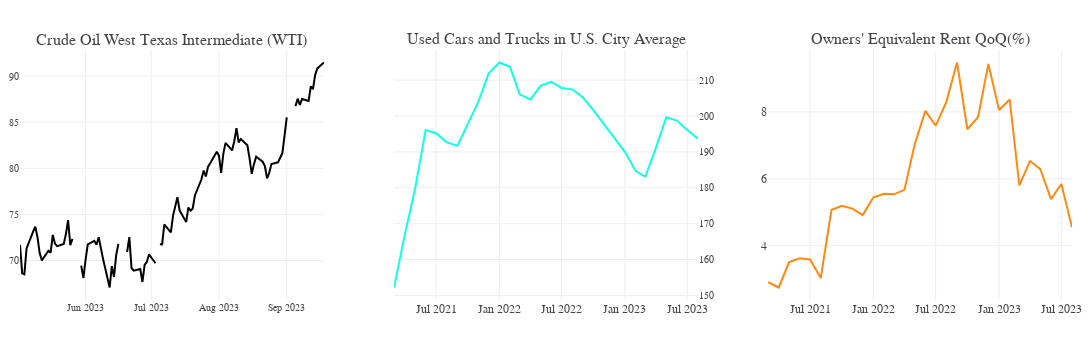

Notebook code cell kept with this figure:
### Code cell
def get_detail_commodity_data(fred):

    used_car = fred.get_series("CUSR0000SETA02").reset_index(name = "Used Cars and Trucks in U.S. City Average")
    owner_rent = fred.get_series("CUSR0000SEHC").reset_index(name = "Owners' Equivalent Rent") 
        
    detail_commodity_data = pd.merge(owner_rent, used_car)
    detail_commodity_data["Owners' Equivalent Rent QoQ"] = detail_commodity_data["Owners' Equivalent Rent"].pct_change() * 100
    detail_commodity_data["Used Cars and Trucks in U.S. City Average QoQ"] = detail_commodity_data["Used Cars and Trucks in U.S. City Average"].pct_change() * 100
    detail_commodity_data[["Owners' Equivalent Rent QoQ", "Used Cars and Trucks in U.S. City Average QoQ"]] = detail_commodity_data[["Owners' Equivalent Rent QoQ", "Used Cars and Trucks in U.S. City Average QoQ"]] * 12 


    wti_crude_oil = fred.get_series("DCOILWTICO").reset_index(name = "Crude Oil West Texas Intermediate (WTI)") 

    return detail_commodity_data, wti_crude_oil



def plot_detail_commodity_data(wti_crude_oil, detail_commodity_data):

    fig = make_subplots(rows = 1, cols = 3, subplot_titles = ("Crude Oil West Texas Intermediate (WTI)",
                                                            "Used Cars and Trucks in U.S. City Average", 
                                                            "Owners' Equivalent Rent QoQ(%)"))

    fig.add_trace(
        go.Scatter(x = wti_crude_oil['index'], 
                y = wti_crude_oil['Crude Oil West Texas Intermediate (WTI)'], 
                name = 'Crude Oil West Texas Intermediate (WTI)',
                line = dict(color = 'black')),
                row = 1,
                col = 1)

    fig.add_trace(
        go.Scatter(x = detail_commodity_data['index'], 
                y = detail_commodity_data['Used Cars and Trucks in U.S. City Average'],
                name = 'Used Cars and Trucks in U.S. City Average',
                line = dict(color = '#11FFE4')),
                row = 1,
                col = 2)


    fig.add_trace(
        go.Scatter(x = detail_commodity_data['index'], 
                y = detail_commodity_data["Owners' Equivalent Rent QoQ"], 
                name = "Owners' Equivalent Rent",
                line = dict(color = '#FF8911')),
                row = 1,
                col = 3)

    fig.update_layout(template = temp,
                    hovermode = 'closest',
                    margin = dict(l = 20, r = 20, t = 50, b = 50),
                    height = 350, 
                    width = 1200, 
                    showlegend = False,
                    xaxis = dict(tickfont = dict(size = 10)),
                    yaxis = dict(side = "left", tickfont = dict(size=10)),
                    yaxis2 = dict(side = "right", overlaying = "y", tickfont = dict(size=10)))

    return fig 


detail_commodity_data, wti_crude_oil = get_detail_commodity_data(fred)
plot_detail_commodity_data(wti_crude_oil.tail(100), detail_commodity_data.tail(30))

### Figure 1 — Plotly figure (JSON) as saved in the notebook; plotly's stock layout.template omitted (floating-point values rounded to 4 significant figures)
{"data": [{"line": {"color": "black"}, "name": "Crude Oil West Texas Intermediate (WTI)", "type": "scatter", "x": ["2023-05-02T00:00:00", "2023-05-03T00:00:00", "2023-05-04T00:00:00", "2023-05-05T00:00:00", "2023-05-08T00:00:00", "2023-05-09T00:00:00", "2023-05-10T00:00:00", "2023-05-11T00:00:00", "2023-05-12T00:00:00", "2023-05-15T00:00:00", "2023-05-16T00:00:00", "2023-05-17T00:00:00", "2023-05-18T00:00:00", "2023-05-19T00:00:00", "2023-05-22T00:00:00", "2023-05-23T00:00:00", "2023-05-24T00:00:00", "2023-05-25T00:00:00", "2023-05-26T00:00:00", "2023-05-29T00:00:00", "2023-05-30T00:00:00", "2023-05-31T00:00:00", "2023-06-01T00:00:00", "2023-06-02T00:00:00", "2023-06-05T00:00:00", "2023-06-06T00:00:00", "2023-06-07T00:00:00", "2023-06-08T00:00:00", "2023-06-09T00:00:00", "2023-06-12T00:00:00", "2023-06-13T00:00:00", "2023-06-14T00:00:00", "2023-06-15T00:00:00", "2023-06-16T00:00:00", "2023-06-19T00:00:00", "2023-06-20T00:00:00", "2023-06-21T00:00:00", "2023-06-22T00:00:00", "2023-06-23T00:00:00", "2023-06-26T00:00:00", "2023-06-27T00:00:00", "2023-06-28T00:00:00", "2023-06-29T00:00:00", "2023-06-30T00:00:00", "2023-07-03T00:00:00", "2023-07-04T00:00:00", "2023-07-05T00:00:00", "2023-07-06T00:00:00", "2023-07-07T00:00:00", "2023-07-10T00:00:00", "2023-07-11T00:00:00", "2023-07-12T00:00:00", "2023-07-13T00:00:00", "2023-07-14T00:00:00", "2023-07-17T00:00:00", "2023-07-18T00:00:00", "2023-07-19T00:00:00", "2023-07-20T00:00:00", "2023-07-21T00:00:00", "2023-07-24T00:00:00", "2023-07-25T00:00:00", "2023-07-26T00:00:00", "2023-07-27T00:00:00", "2023-07-28T00:00:00", "2023-07-31T00:00:00", "2023-08-01T00:00:00", "2023-08-02T00:00:00", "2023-08-03T00:00:00", "2023-08-04T00:00:00", "2023-08-07T00:00:00", "2023-08-08T00:00:00", "2023-08-09T00:00:00", "2023-08-10T00:00:00", "2023-08-11T00:00:00", "2023-08-14T00:00:00", "2023-08-15T00:00:00", "2023-08-16T00:00:00", "2023-08-17T00:00:00", "2023-08-18T00:00:00", "2023-08-21T00:00:00", "2023-08-22T00:00:00", "2023-08-23T00:00:00", "2023-08-24T00:00:00", "2023-08-25T00:00:00", "2023-08-28T00:00:00", "2023-08-29T00:00:00", "2023-08-30T00:00:00", "2023-08-31T00:00:00", "2023-09-01T00:00:00", "2023-09-04T00:00:00", "2023-09-05T00:00:00", "2023-09-06T00:00:00", "2023-09-07T00:00:00", "2023-09-08T00:00:00", "2023-09-11T00:00:00", "2023-09-12T00:00:00", "2023-09-13T00:00:00", "2023-09-14T00:00:00", "2023-09-15T00:00:00", "2023-09-18T00:00:00"], "xaxis": "x", "y": [71.71, 68.62, 68.52, 71.32, 73.13, 73.68, 72.53, 70.81, 70.02, 71.07, 70.85, 72.78, 71.82, 71.57, 71.81, 72.87, 74.37, 71.68, 72.35, null, 69.45, 68.11, 70.09, 71.76, 72.14, 71.71, 72.52, 71.28, 70.16, 67.08, 69.39, 68.22, 70.61, 71.81, null, 70.94, 72.55, 69.22, 68.91, 69.09, 67.68, 69.54, 69.85, 70.66, 69.71, null, 71.78, 71.76, 73.91, 73.05, 74.87, 75.77, 76.86, 75.44, 74.17, 75.76, 75.4, 75.65, 77.06, 78.81, 79.76, 79.11, 80.17, 80.55, 81.8, 81.37, 79.5, 81.56, 82.76, 81.94, 82.94, 84.35, 82.81, 83.17, 82.5, 81.06, 79.4, 80.43, 81.25, 80.71, 80.25, 78.91, 79.52, 80.47, 80.65, 81.14, 81.64, 83.55, 85.52, null, 86.74, 87.55, 86.87, 87.51, 87.3, 88.87, 88.59, 90.13, 90.83, 91.47], "yaxis": "y"}, {"line": {"color": "#11FFE4"}, "name": "Used Cars and Trucks in U.S. City Average", "type": "scatter", "x": ["2021-03-01T00:00:00", "2021-04-01T00:00:00", "2021-05-01T00:00:00", "2021-06-01T00:00:00", "2021-07-01T00:00:00", "2021-08-01T00:00:00", "2021-09-01T00:00:00", "2021-10-01T00:00:00", "2021-11-01T00:00:00", "2021-12-01T00:00:00", "2022-01-01T00:00:00", "2022-02-01T00:00:00", "2022-03-01T00:00:00", "2022-04-01T00:00:00", "2022-05-01T00:00:00", "2022-06-01T00:00:00", "2022-07-01T00:00:00", "2022-08-01T00:00:00", "2022-09-01T00:00:00", "2022-10-01T00:00:00", "2022-11-01T00:00:00", "2022-12-01T00:00:00", "2023-01-01T00:00:00", "2023-02-01T00:00:00", "2023-03-01T00:00:00", "2023-04-01T00:00:00", "2023-05-01T00:00:00", "2023-06-01T00:00:00", "2023-07-01T00:00:00", "2023-08-01T00:00:00"], "xaxis": "x2", "y": [152.2, 166.8, 179.7, 196.1, 195.2, 192.7, 191.7, 197.7, 204.0, 211.9, 214.9, 213.7, 206.0, 204.6, 208.4, 209.5, 207.8, 207.4, 205.2, 201.6, 197.6, 193.7, 189.9, 184.7, 183.1, 191.2, 199.6, 198.7, 196.1, 193.7], "yaxis": "y2"}, {"line": {"color": "#FF8911"}, "name": "Owners' Equivalent Rent", "type": "scatter", "x": ["2021-03-01T00:00:00", "2021-04-01T00:00:00", "2021-05-01T00:00:00", "2021-06-01T00:00:00", "2021-07-01T00:00:00", "2021-08-01T00:00:00", "2021-09-01T00:00:00", "2021-10-01T00:00:00", "2021-11-01T00:00:00", "2021-12-01T00:00:00", "2022-01-01T00:00:00", "2022-02-01T00:00:00", "2022-03-01T00:00:00", "2022-04-01T00:00:00", "2022-05-01T00:00:00", "2022-06-01T00:00:00", "2022-07-01T00:00:00", "2022-08-01T00:00:00", "2022-09-01T00:00:00", "2022-10-01T00:00:00", "2022-11-01T00:00:00", "2022-12-01T00:00:00", "2023-01-01T00:00:00", "2023-02-01T00:00:00", "2023-03-01T00:00:00", "2023-04-01T00:00:00", "2023-05-01T00:00:00", "2023-06-01T00:00:00", "2023-07-01T00:00:00", "2023-08-01T00:00:00"], "xaxis": "x3", "y": [2.908, 2.749, 3.507, 3.624, 3.588, 3.032, 5.067, 5.195, 5.107, 4.913, 5.445, 5.553, 5.534, 5.668, 7.03, 8.033, 7.587, 8.302, 9.478, 7.481, 7.842, 9.436, 8.056, 8.369, 5.803, 6.532, 6.288, 5.392, 5.845, 4.547], "yaxis": "y3"}], "layout": {"annotations": [{"font": {"size": 16}, "showarrow": false, "text": "Crude Oil West Texas Intermediate (WTI)", "x": 0.1444, "xanchor": "center", "xref": "paper", "y": 1, "yanchor": "bottom", "yref": "paper"}, {"font": {"size": 16}, "showarrow": false, "text": "Used Cars and Trucks in U.S. City Average", "x": 0.5, "xanchor": "center", "xref": "paper", "y": 1, "yanchor": "bottom", "yref": "paper"}, {"font": {"size": 16}, "showarrow": false, "text": "Owners' Equivalent Rent QoQ(%)", "x": 0.8556, "xanchor": "center", "xref": "paper", "y": 1, "yanchor": "bottom", "yref": "paper"}], "height": 350, "hovermode": "closest", "margin": {"b": 50, "l": 20, "r": 20, "t": 50}, "showlegend": false, "width": 1200, "xaxis": {"anchor": "y", "domain": [0, 0.2889], "tickfont": {"size": 10}}, "xaxis2": {"anchor": "y2", "domain": [0.3556, 0.6444]}, "xaxis3": {"anchor": "y3", "domain": [0.7111, 1]}, "yaxis": {"anchor": "x", "domain": [0, 1], "side": "left", "tickfont": {"size": 10}}, "yaxis2": {"anchor": "x2", "domain": [0, 1], "overlaying": "y", "side": "right", "tickfont": {"size": 10}}, "yaxis3": {"anchor": "x3", "domain": [0, 1]}}}
